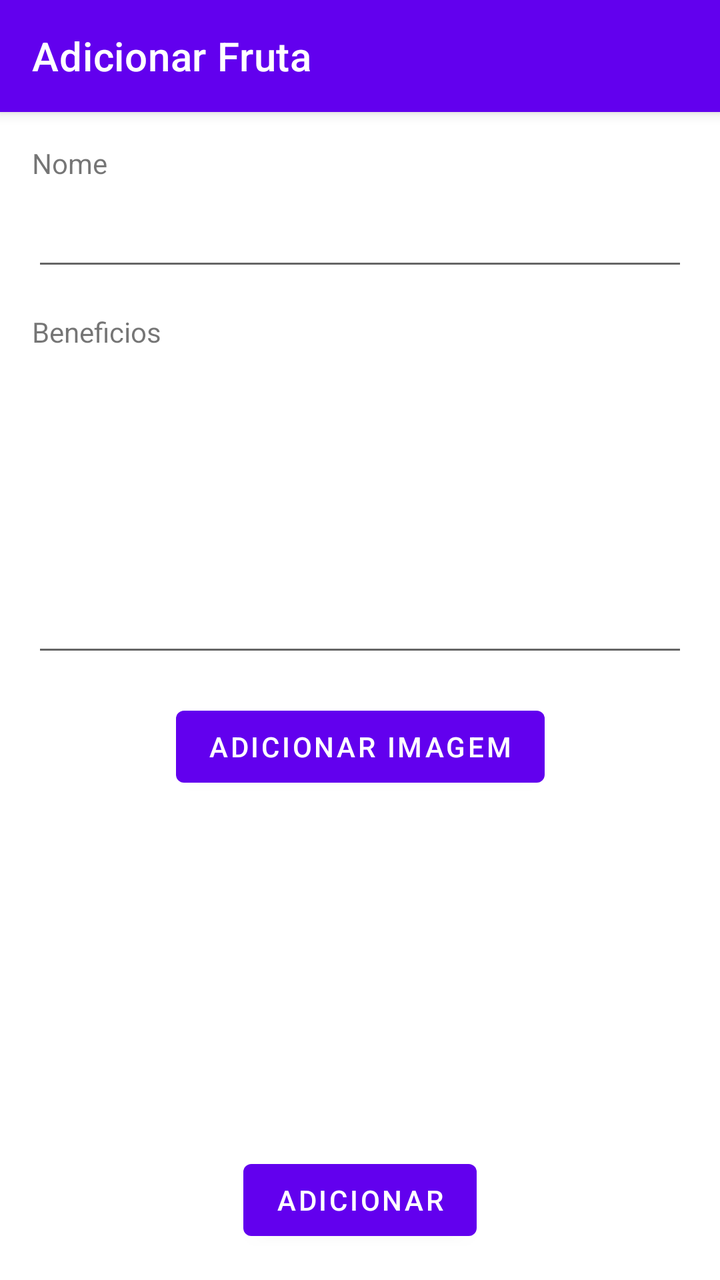
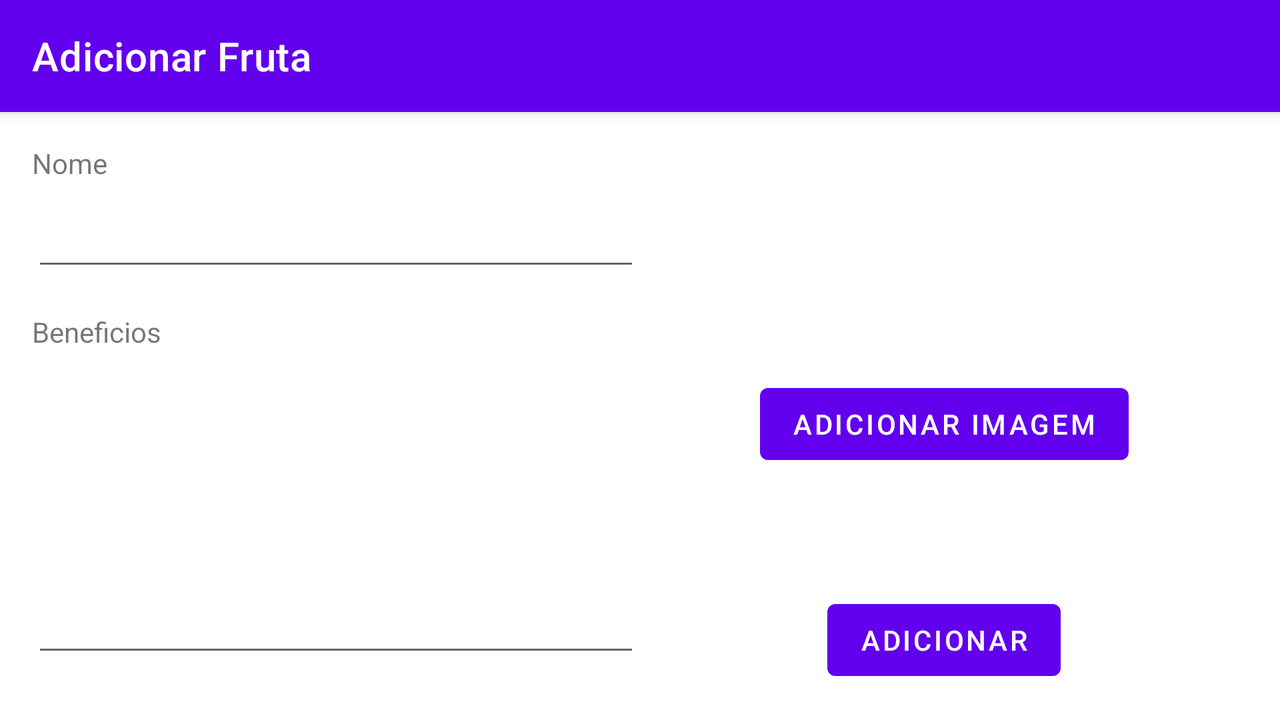

The same Android screen from two of the app's own layout files: first res/layout/ as a phone draws it, then the repository's variant for another configuration, drawn on a device whose configuration selects that folder. Both files follow.
<!-- AndroidManifest.xml: application theme Theme.Fruits -->
<!-- res/layout/activity_add.xml -->
<?xml version="1.0" encoding="utf-8"?>
<androidx.constraintlayout.widget.ConstraintLayout
    xmlns:android="http://schemas.android.com/apk/res/android"
    xmlns:app="http://schemas.android.com/apk/res-auto"
    xmlns:tools="http://schemas.android.com/tools"
    android:layout_width="match_parent"
    android:layout_height="match_parent">

    <androidx.appcompat.widget.Toolbar
        android:id="@+id/add_toolbar"
        android:layout_width="match_parent"
        android:layout_height="?attr/actionBarSize"
        android:background="?attr/colorPrimary"
        android:elevation="4dp"
        app:title="@string/title_activity_add"
        app:titleTextColor="@color/white"
        app:layout_constraintEnd_toEndOf="parent"
        app:layout_constraintStart_toStartOf="parent"
        app:layout_constraintTop_toTopOf="parent" />

    <androidx.constraintlayout.widget.Guideline
        android:id="@+id/guideline3"
        android:layout_width="wrap_content"
        android:layout_height="wrap_content"
        android:orientation="horizontal"
        app:layout_constraintGuide_begin="72dp" />

    <androidx.constraintlayout.widget.Guideline
        android:id="@+id/guideline4"
        android:layout_width="wrap_content"
        android:layout_height="wrap_content"
        android:orientation="vertical"
        app:layout_constraintGuide_begin="16dp" />

    <androidx.constraintlayout.widget.Guideline
        android:id="@+id/guideline5"
        android:layout_width="wrap_content"
        android:layout_height="wrap_content"
        android:orientation="vertical"
        app:layout_constraintGuide_end="16dp" />

    <TextView
        android:id="@+id/textView2"
        android:layout_width="wrap_content"
        android:layout_height="wrap_content"
        android:text="@string/label_name"
        app:layout_constraintStart_toStartOf="@+id/guideline4"
        app:layout_constraintTop_toTopOf="@+id/guideline3" />

    <EditText
        android:id="@+id/inputName"
        android:layout_width="0dp"
        android:layout_height="wrap_content"
        android:layout_marginTop="8dp"
        android:ems="10"
        android:inputType="textPersonName"
        app:layout_constraintEnd_toStartOf="@+id/guideline5"
        app:layout_constraintStart_toStartOf="@+id/guideline4"
        app:layout_constraintTop_toBottomOf="@+id/textView2" />

    <TextView
        android:id="@+id/textView3"
        android:layout_width="wrap_content"
        android:layout_height="wrap_content"
        android:layout_marginTop="16dp"
        android:text="@string/label_benefits"
        app:layout_constraintStart_toStartOf="@+id/guideline4"
        app:layout_constraintTop_toBottomOf="@+id/inputName" />

    <EditText
        android:id="@+id/inputBenefits"
        android:layout_width="0dp"
        android:layout_height="150dp"
        android:layout_marginTop="8dp"
        android:ems="10"
        android:gravity="start|top"
        android:inputType="textMultiLine"
        app:layout_constraintEnd_toStartOf="@+id/guideline5"
        app:layout_constraintStart_toStartOf="@+id/guideline4"
        app:layout_constraintTop_toBottomOf="@+id/textView3" />

    <Button
        android:id="@+id/buttonAddImage"
        android:layout_width="wrap_content"
        android:layout_height="wrap_content"
        android:layout_marginTop="16dp"
        android:text="@string/button_add_image"
        app:layout_constraintEnd_toStartOf="@+id/guideline5"
        app:layout_constraintStart_toStartOf="@+id/guideline4"
        app:layout_constraintTop_toBottomOf="@+id/inputBenefits" />

    <Button
        android:id="@+id/buttonAdd"
        android:layout_width="wrap_content"
        android:layout_height="wrap_content"
        android:layout_marginBottom="16dp"
        android:text="@string/button_add_fruit"
        app:layout_constraintBottom_toBottomOf="parent"
        app:layout_constraintEnd_toStartOf="@+id/guideline5"
        app:layout_constraintStart_toStartOf="@+id/guideline4" />

    <ImageView
        android:id="@+id/imageView2"
        android:layout_width="100dp"
        android:layout_height="100dp"
        app:layout_constraintBottom_toTopOf="@+id/buttonAdd"
        app:layout_constraintEnd_toStartOf="@+id/guideline5"
        app:layout_constraintStart_toStartOf="@+id/guideline4"
        app:layout_constraintTop_toBottomOf="@+id/buttonAddImage"
        tools:srcCompat="@tools:sample/avatars" />
</androidx.constraintlayout.widget.ConstraintLayout>
<!-- resources referenced by this layout -->
<resources>
  <string name="button_add_fruit">Adicionar</string>
  <string name="button_add_image">Adicionar imagem</string>
  <string name="label_benefits">Beneficios</string>
  <string name="label_name">Nome</string>
  <string name="title_activity_add">Adicionar Fruta</string>
  <style name="Theme.Fruits" parent="Theme.MaterialComponents.DayNight.NoActionBar">
          
          <item name="colorPrimary">@color/purple_500</item>
          <item name="colorPrimaryVariant">@color/purple_700</item>
          <item name="colorOnPrimary">@color/white</item>
          
          <item name="colorSecondary">@color/teal_200</item>
          <item name="colorSecondaryVariant">@color/teal_700</item>
          <item name="colorOnSecondary">@color/black</item>
          
          <item name="android:statusBarColor" tools:targetApi="l">?attr/colorPrimaryVariant</item>
          
      </style>
</resources>
<!-- res/layout-land/activity_add.xml (the repository's variant of the layout above) -->
<!-- drawn on the phone turned sideways -->
<?xml version="1.0" encoding="utf-8"?>
<androidx.constraintlayout.widget.ConstraintLayout
    xmlns:android="http://schemas.android.com/apk/res/android"
    xmlns:app="http://schemas.android.com/apk/res-auto"
    xmlns:tools="http://schemas.android.com/tools"
    android:layout_width="match_parent"
    android:layout_height="match_parent">

    <androidx.appcompat.widget.Toolbar
        android:id="@+id/add_toolbar"
        android:layout_width="match_parent"
        android:layout_height="?attr/actionBarSize"
        android:background="?attr/colorPrimary"
        android:elevation="4dp"
        app:title="@string/title_activity_add"
        app:titleTextColor="@color/white"
        app:layout_constraintEnd_toEndOf="parent"
        app:layout_constraintStart_toStartOf="parent"
        app:layout_constraintTop_toTopOf="parent" />

    <androidx.constraintlayout.widget.Guideline
        android:id="@+id/guideline3"
        android:layout_width="wrap_content"
        android:layout_height="wrap_content"
        android:orientation="horizontal"
        app:layout_constraintGuide_begin="72dp" />

    <androidx.constraintlayout.widget.Guideline
        android:id="@+id/guideline4"
        android:layout_width="wrap_content"
        android:layout_height="wrap_content"
        android:orientation="vertical"
        app:layout_constraintGuide_begin="16dp" />

    <androidx.constraintlayout.widget.Guideline
        android:id="@+id/guideline5"
        android:layout_width="wrap_content"
        android:layout_height="wrap_content"
        android:orientation="vertical"
        app:layout_constraintGuide_percent="0.5" />

    <TextView
        android:id="@+id/textView2"
        android:layout_width="wrap_content"
        android:layout_height="wrap_content"
        android:text="@string/label_name"
        app:layout_constraintStart_toStartOf="@+id/guideline4"
        app:layout_constraintTop_toTopOf="@+id/guideline3" />

    <EditText
        android:id="@+id/inputName"
        android:layout_width="0dp"
        android:layout_height="wrap_content"
        android:layout_marginTop="8dp"
        android:ems="10"
        android:inputType="textPersonName"
        app:layout_constraintEnd_toStartOf="@+id/guideline5"
        app:layout_constraintStart_toStartOf="@+id/guideline4"
        app:layout_constraintTop_toBottomOf="@+id/textView2" />

    <TextView
        android:id="@+id/textView3"
        android:layout_width="wrap_content"
        android:layout_height="wrap_content"
        android:layout_marginTop="16dp"
        android:text="@string/label_benefits"
        app:layout_constraintStart_toStartOf="@+id/guideline4"
        app:layout_constraintTop_toBottomOf="@+id/inputName" />

    <EditText
        android:id="@+id/inputBenefits"
        android:layout_width="0dp"
        android:layout_height="150dp"
        android:layout_marginTop="8dp"
        android:ems="10"
        android:gravity="start|top"
        android:inputType="textMultiLine"
        app:layout_constraintEnd_toStartOf="@+id/guideline5"
        app:layout_constraintStart_toStartOf="@+id/guideline4"
        app:layout_constraintTop_toBottomOf="@+id/textView3" />

    <Button
        android:id="@+id/buttonAddImage"
        android:layout_width="wrap_content"
        android:layout_height="wrap_content"
        android:layout_marginTop="16dp"
        android:text="@string/button_add_image"
        app:layout_constraintEnd_toStartOf="@+id/guideline10"
        app:layout_constraintStart_toStartOf="@+id/guideline5"
        app:layout_constraintTop_toBottomOf="@+id/imageView2" />

    <Button
        android:id="@+id/buttonAdd"
        android:layout_width="wrap_content"
        android:layout_height="wrap_content"
        android:layout_marginBottom="16dp"
        android:text="@string/button_add_fruit"
        app:layout_constraintBottom_toBottomOf="parent"
        app:layout_constraintEnd_toStartOf="@+id/guideline10"
        app:layout_constraintStart_toStartOf="@+id/guideline5" />

    <ImageView
        android:id="@+id/imageView2"
        android:layout_width="100dp"
        android:layout_height="100dp"
        app:layout_constraintEnd_toStartOf="@+id/guideline10"
        app:layout_constraintStart_toStartOf="@+id/guideline5"
        app:layout_constraintTop_toTopOf="@+id/guideline3"
        tools:srcCompat="@tools:sample/avatars" />

    <androidx.constraintlayout.widget.Guideline
        android:id="@+id/guideline10"
        android:layout_width="wrap_content"
        android:layout_height="wrap_content"
        android:orientation="vertical"
        app:layout_constraintGuide_end="16dp" />

</androidx.constraintlayout.widget.ConstraintLayout>
